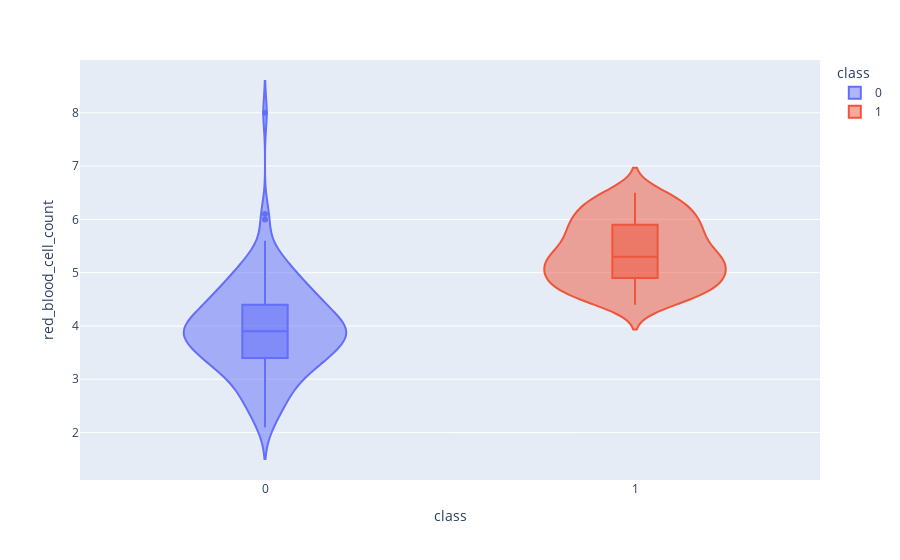

Notebook code cell kept with this figure:
### Code cell
voilin('red_blood_cell_count')

### Figure 1 — Plotly figure (JSON) as saved in the notebook; plotly's stock layout.template omitted (floating-point values rounded to 4 significant figures; data arrays with more than 128 entries replaced by an {"elided": "..."} marker saying what was removed)
{"data": [{"alignmentgroup": "True", "box": {"visible": true}, "hovertemplate": "class=%{x}<br>red_blood_cell_count=%{y}<extra></extra>", "legendgroup": "0", "marker": {"color": "#636efa"}, "name": "0", "offsetgroup": "0", "orientation": "v", "scalegroup": "True", "showlegend": true, "type": "violin", "x": {"elided": "250 int values"}, "x0": " ", "xaxis": "x", "y": {"elided": "250 float values"}, "y0": " ", "yaxis": "y"}, {"alignmentgroup": "True", "box": {"visible": true}, "hovertemplate": "class=%{x}<br>red_blood_cell_count=%{y}<extra></extra>", "legendgroup": "1", "marker": {"color": "#EF553B"}, "name": "1", "offsetgroup": "1", "orientation": "v", "scalegroup": "True", "showlegend": true, "type": "violin", "x": {"elided": "150 int values"}, "x0": " ", "xaxis": "x", "y": {"elided": "150 float values"}, "y0": " ", "yaxis": "y"}], "layout": {"legend": {"title": {"text": "class"}, "tracegroupgap": 0}, "margin": {"t": 60}, "violinmode": "overlay", "xaxis": {"anchor": "y", "categoryarray": [0, 1], "categoryorder": "array", "domain": [0, 1], "title": {"text": "class"}}, "yaxis": {"anchor": "x", "domain": [0, 1], "title": {"text": "red_blood_cell_count"}}}}
